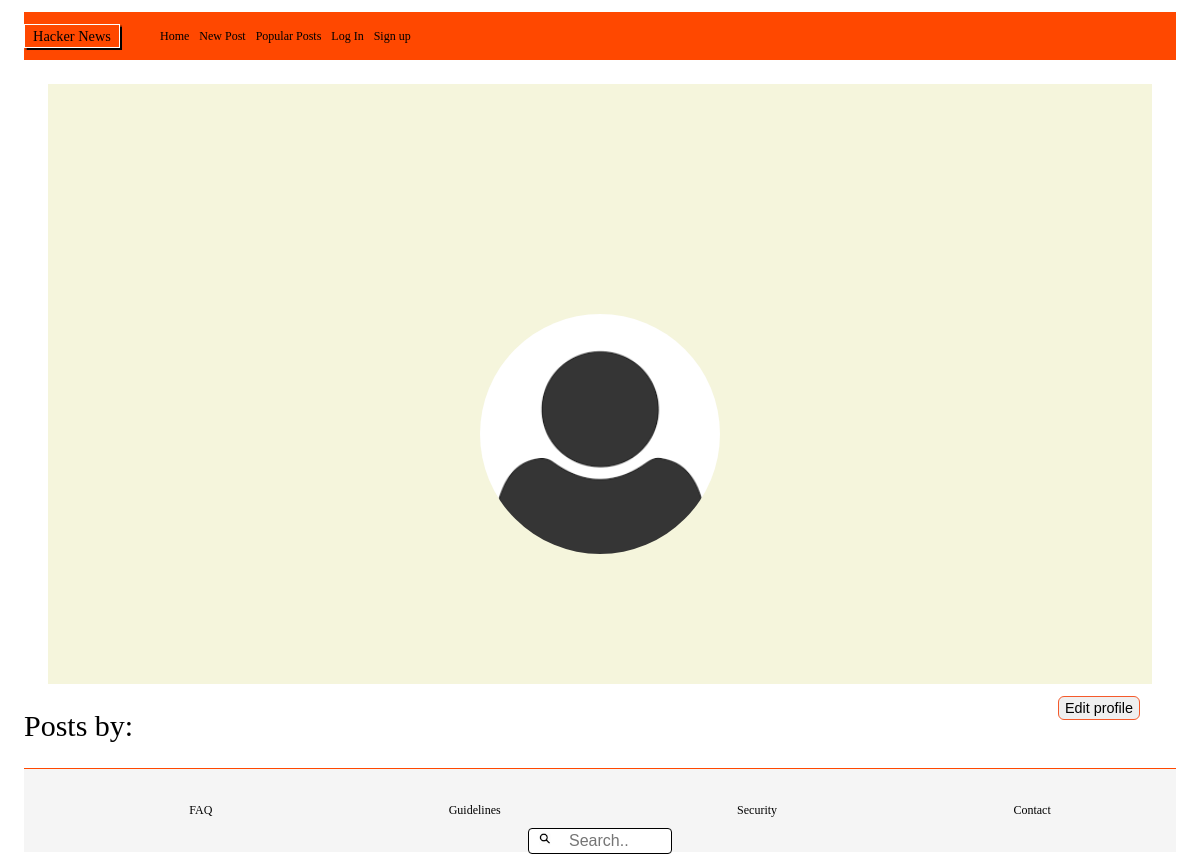
The page /profile.php?username=peterAndersson on the database as committed earlier.
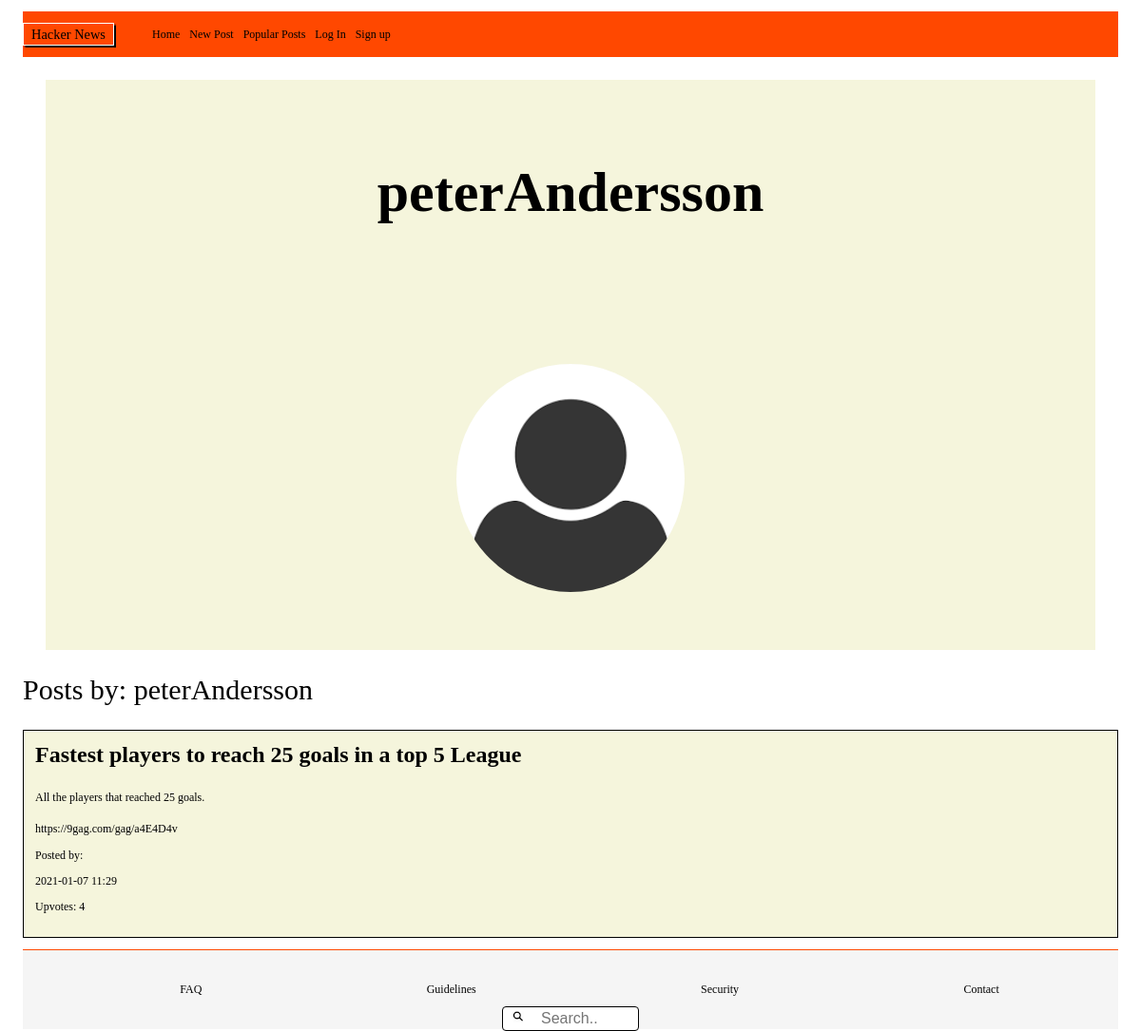
The same page on the database as committed later.
### tables this page shows
CREATE TABLE Users (
	"id" integer PRIMARY KEY AUTOINCREMENT,
	username varchar,
	first_name string,
	last_name string,
	email varchar,
	password varchar,
	avatar varchar,
	biography string
);

CREATE TABLE Posts (
	id integer PRIMARY KEY AUTOINCREMENT,
	title string,
	description string,
	post_url varchar,
	post_date datetime,
	user_id varchar,
	user_username varchar
);

### web/functions/userFunction.php (called while the page is built, shortened)
<?php
function fetchUser($pdo, $username)
{
    $database = ("SELECT id, username, email, password, avatar, biography FROM Users WHERE username = :username");
    $statement = $pdo->prepare($database);
    $statement->BindParam(':username', $username, PDO::PARAM_STR);
    $statement->execute();
    $userProfile = $statement->fetch(PDO::FETCH_ASSOC);
    return $userProfile;
}

### web/functions/postsFunction.php (called while the page is built, shortened)
<?php
function getUserPosts($pdo, $profileId)
{
    $database = ("SELECT Posts.id, title, description, post_url, post_date, user_id FROM Posts
INNER JOIN Users
ON Posts.user_id = Users.id
WHERE Users.id = :id
ORDER BY Posts.id DESC");
    $statement = $pdo->prepare($database);
    $statement->BindParam(':id', $profileId, PDO::PARAM_INT);
    $statement->execute();
    $userPosts = $statement->fetchAll(PDO::FETCH_ASSOC);
    return $userPosts;
}

### web/functions/upvoteFunctions.php (called while the page is built, shortened)
<?php
function countUpvotes($pdo, $postId)
{
    $database = ('SELECT COUNT(*) FROM Likes WHERE post_id = :postId');
    $statement = $pdo->prepare($database);
    $statement->bindParam(':postId', $postId, PDO::PARAM_INT);
    $statement->execute();
    $upvotes = $statement->fetch(PDO::FETCH_ASSOC);
    return $upvotes['COUNT(*)'];
}

### profile.php (the view, shortened to what this page needs)
<?php require __DIR__ . '/homepage/header.php'; ?>
<?php require __DIR__ . '/homepage/navbar.php'; ?>
<?php if (isset($_GET['username'])) {
    $username = filter_var($_GET['username'], FILTER_SANITIZE_STRING);
    $userProfile = fetchUser($pdo, $username);
    $profileId = $userProfile['id'];
    $userPosts = getUserPosts($pdo, $profileId);
} ?>
<article class="profile_container">
    <div class="profile_page">
        <div class="profile_image">
            <h1 class="profile_username"><?php echo $userProfile['username']; ?> </h1>
            <img class="p_image" src="<?php echo ($userProfile['avatar'] !== null) ? "/uploads/avatars/" . $userProfile['avatar'] : '/assets/profile_image_placeholder.png'; ?>" alt="Avatar image">
        </div>
    </div>
    <?php if ($profileId === $_SESSION['user']['id']) : ?>
        <a href="settings.php?username=<?php echo $_SESSION['user']['username']; ?> "><button class="edit_profile">Edit profile</button> </a>
    <?php endif; ?>
</article>
<section>
    <h2 class="user_post_title"> Posts by: <?php echo $userProfile['username']; ?> </h2>
    <?php if (is_array($userPosts)) {
        foreach ($userPosts as $userPost) :  ?>
            <?php $countUpvotes = countUpvotes($pdo, $userPost['id']); ?>
            <div class="posts_container">
                <div class="user_posts">
                    <h3 class="post_title"> <?php echo $userPost['title']; ?> </h3>
                    <p> <?php echo $userPost['description']; ?> </p>
                    <a href="<?php echo $userPost['post_url'] ?> "> <?php echo $userPost['post_url']; ?> </a>
                    <p> Posted by: <?php echo $_SESSION['user']['username']; ?> </p>
                    <p> <?php echo $userPost['post_date']; ?> </p>
                    <p> Upvotes: <?php echo $countUpvotes ?></p>
                </div>
            </div>
    <?php endforeach;
    } ?>
</section>
<?php require __DIR__ . '/homepage/footer.php'; ?>

Rows that differ between the two databases and show on the page:
added users: username "peterAndersson"
added posts: title "Fastest players to reach 25 goals in a top 5 League", description "All the players that reached 25 goals.", post_url "https://9gag.com/gag/a4E4D4v", post_date "2021-01-07 11:29", countUpvotes "4"
Other text that changed with them:
text no longer shown: "Edit profile"
